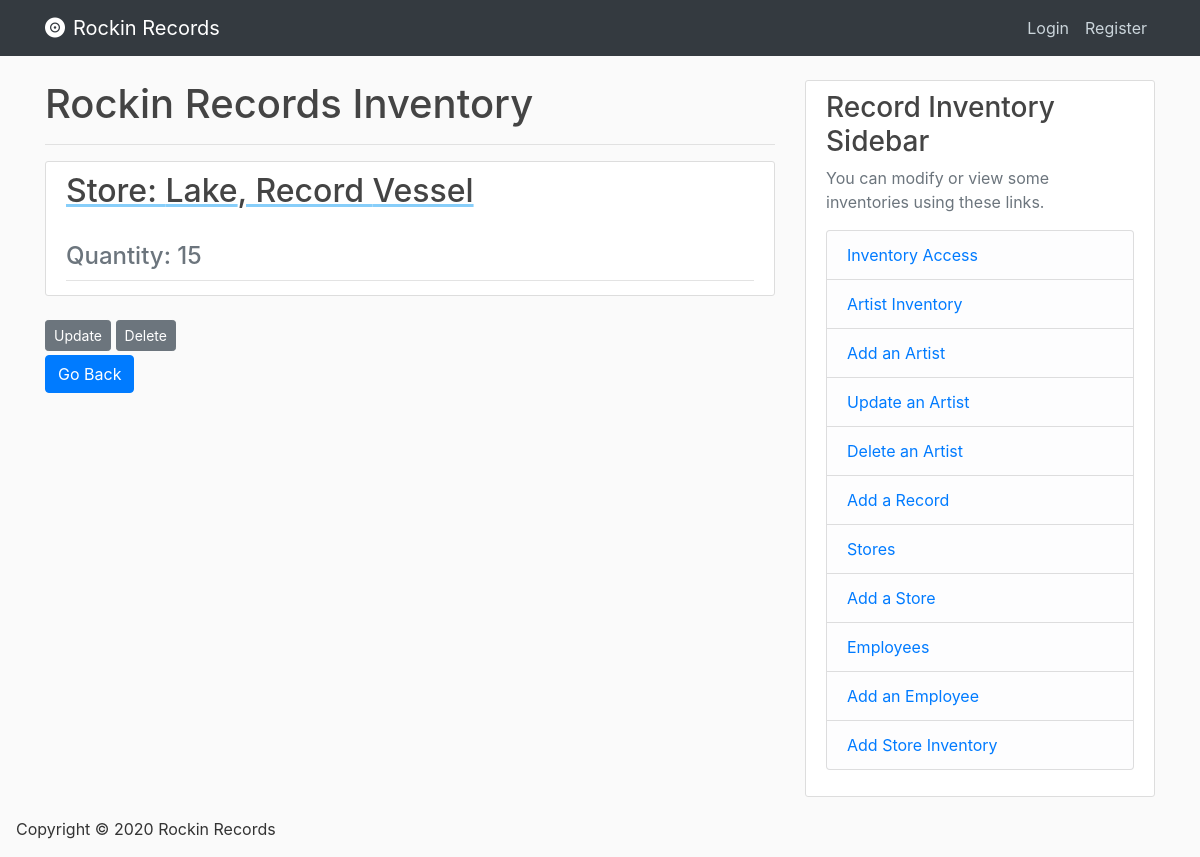
/inventory/1/1, run on an earlier commit of the app's database.
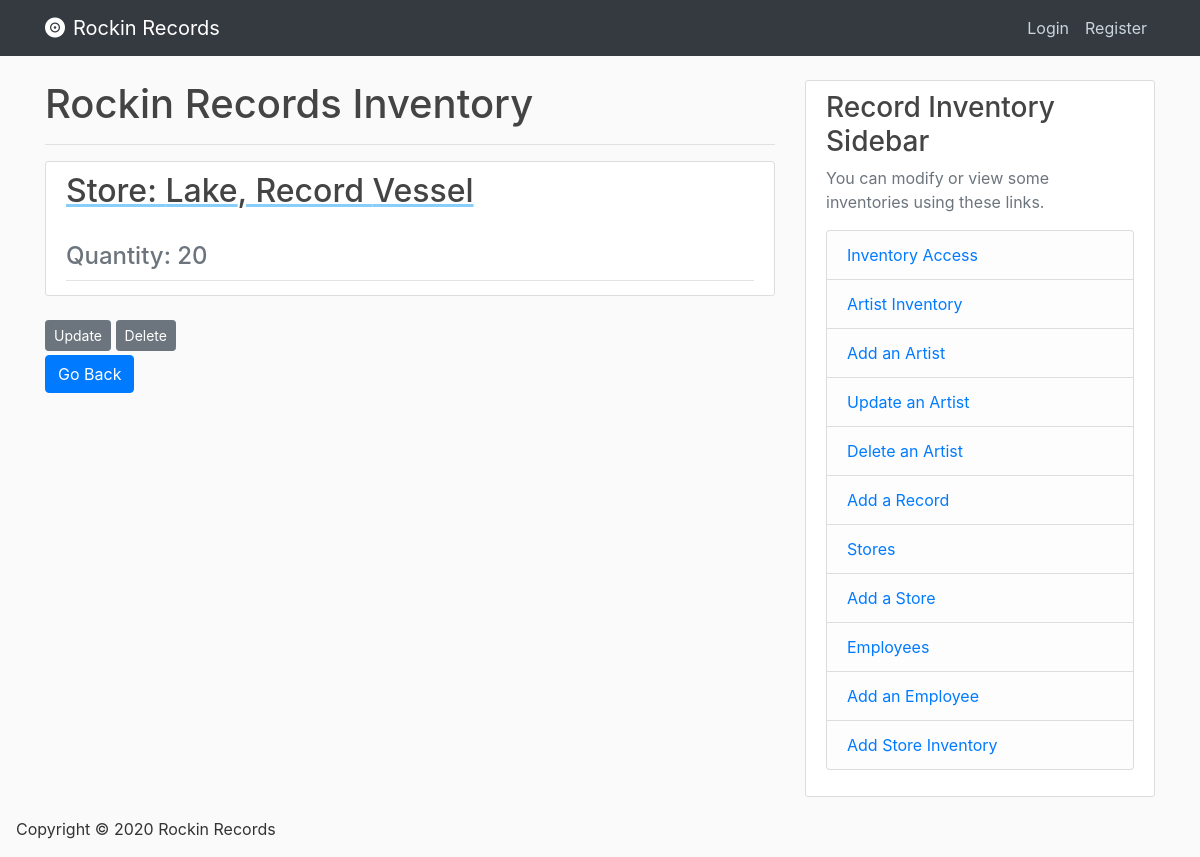
And on a later commit of the database.
### database/models.py (models this page shows)
class Inventory(db.Model):
    record_id = db.Column(db.Integer, db.ForeignKey('records.record_id'), primary_key=True, nullable=False)
    store_id = db.Column(db.Integer, db.ForeignKey('stores.store_id'), primary_key=True, nullable=False)
    quantity = db.Column(db.Integer, nullable=False)

### database/routes.py (the view)
@app.route('/inventory/<store_id>/<record_id>', methods=['GET', 'POST'])
def inventory(store_id, record_id):
    inv = Inventory.query.get_or_404([store_id, record_id])
    inventory_join = db.session.execute(
        f'SELECT records.record_id, records.record_name, stores.store_id, stores.store_name,\
            inventory.quantity \
            FROM records, inventory, stores \
            WHERE (inventory.record_id == records.record_id) AND (inventory.store_id == stores.store_id) \
            AND ({inv.store_id} == inventory.store_id) AND ({inv.record_id} == inventory.record_id);'
    ).first()
    return render_template('inventory.html', inventory=inventory_join)

### database/Templates/inventory.html
{% extends "index.html" %}
{% block content %}
    <h1> Rockin Records Inventory</h1>
    <hr>
        <article class="media content-section">
            <div class="media-body">
                <div class="article-metadata">
                    <a class="mr-2" href="#" style="text-decoration: underline; text-decoration-color: lightskyblue;" >
                    <h2> Store: {{ inventory['store_name'] }}, Record {{ inventory['record_name'] }} </h2>
                    </a>
                    <h4 class="text-muted"> Quantity: {{ inventory.quantity }} </h4>
                </div>
          </div>
        </article>
        <div>
              <a class="btn btn-secondary btn-sm mt-1 mb-1" href="#">Update</a>
              <a class="btn btn-secondary btn-sm mt-1 mb-1" href="{{ url_for('delete_inventory', store_id=inventory.store_id, record_id=inventory.record_id) }}">Delete</a>
        </div>
     <div>
        <a href="{{ url_for('home') }} ">
          <button class='btn btn-primary'>
              Go Back
          </button>
        </a>
     </div>
{% endblock content %}

What changed in the data, as far as the page shows it:
changed Inventory: quantity "15" → "20"
